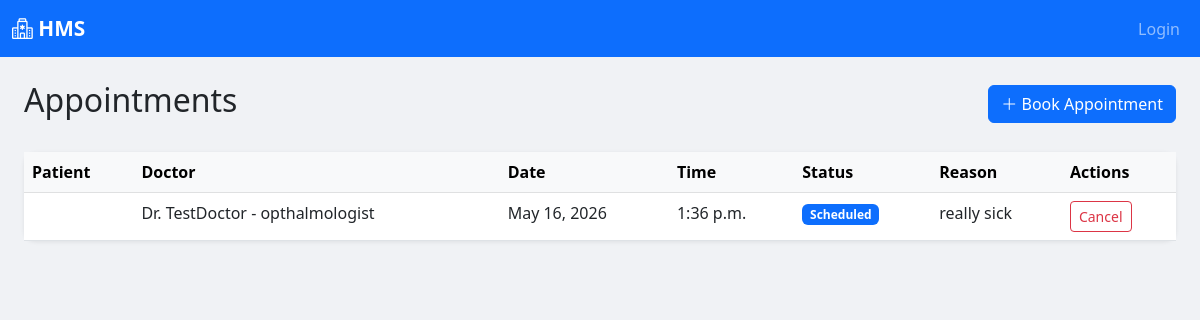
Page /appointments/ on the earlier database version.
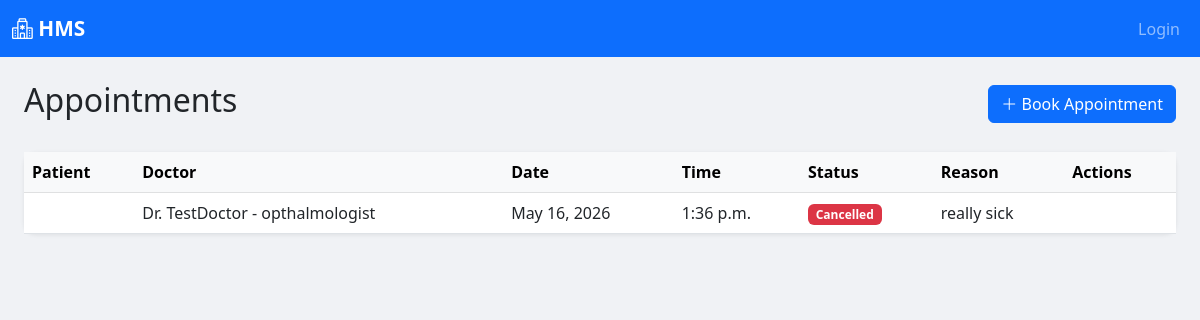
Same page on the later database version.
### appointments/models.py (models this page shows, shortened)
class Appointment(models.Model):
    STATUS_CHOICES = [
        ('scheduled', 'Scheduled'),
        ('completed', 'Completed'),
        ('cancelled', 'Cancelled'),
        ('no_show', 'No Show'),
    ]
    patients = models.ForeignKey(Patient, on_delete=models.CASCADE)
    doctor = models.ForeignKey(Doctor, on_delete=models.CASCADE)
    date = models.DateField()
    time = models.TimeField()
    status = models.CharField(max_length=20, choices=STATUS_CHOICES, default='scheduled')
    reason = models.TextField()
    notes = models.TextField(blank=True)
    created_at = models.DateTimeField(auto_now_add=True)
    class Meta:
        ordering = ['-date', '-time']

### doctors/models.py (models this page shows)
class Doctor(models.Model):
    SHIFT_CHOICES = [
        ('Morning', 'Morning (6am-2pm)'),
        ('Afternoon', 'Afternoon (2pm-10pm)'),
        ('Night', 'Night (10pm-6am)'),
    ]
    name = models.CharField(max_length=100)
    phone_number = models.CharField(max_length=15)
    email = models.EmailField(unique=True)
    license_number = models.CharField(max_length=50, unique=True)
    shift = models.CharField(max_length=20, choices=SHIFT_CHOICES)
    is_available = models.BooleanField(default=True)
    joined_date = models.DateField(auto_now_add=True)
    specialty = models.ForeignKey(
        Specialty,
        on_delete=models.SET_NULL,
        null=True
    )
    qualifications = models.ManyToManyField(Qualification)
    can_prescribe = models.ManyToManyField(Medication)
    def __str__(self):
        return f"{self.name} - {self.specialty}"

class Specialty(models.Model):
    name = models.CharField(max_length=100)
    def __str__(self):
        return self.name

### appointments/views.py (the view)
# urls.py: path('', views.appointment_list, name='appointment_list'),
def appointment_list(request):
    appointments = Appointment.objects.all().select_related('patients', 'doctor')
    return render(request, 'appointments/appointment_list.html', {'appointments': appointments})

### appointments/templates/appointments/appointment_list.html (shortened to what this page needs)
<!DOCTYPE html>
<html lang="en">
<head>
</head>
<body>{% extends 'base.html' %}
{% block content %}
<div class="d-flex justify-content-between align-items-center mb-4">
    <h2>Appointments</h2>
    <a href="/appointments/book/" class="btn btn-primary">
        <i class="bi bi-plus-lg"></i> Book Appointment
    </a>
</div>
<div class="card">
    <div class="card-body p-0">
        <table class="table table-hover mb-0">
            <thead class="table-light">
                <tr><th>Patient</th><th>Doctor</th><th>Date</th><th>Time</th><th>Status</th><th>Reason</th><th>Actions</th></tr>
            </thead>
            <tbody>
                {% for apt in appointments %}
                <tr>
                    <td>{{ apt.patient }}</td>
                    <td>Dr. {{ apt.doctor }}</td>
                    <td>{{ apt.date }}</td>
                    <td>{{ apt.time }}</td>
                    <td>
                        <span class="badge bg-{% if apt.status == 'scheduled' %}primary{% elif apt.status == 'completed' %}success{% elif apt.status == 'cancelled' %}danger{% else %}secondary{% endif %}">
                            {{ apt.get_status_display }}
                        </span>
                    </td>
                    <td>{{ apt.reason }}</td>
                    <td>
                        {% if apt.status == 'scheduled' %}
                            <a href="/appointments/{{ apt.pk }}/cancel/" class="btn btn-sm btn-outline-danger">Cancel</a>
                        {% endif %}
                    </td>
                </tr>
                {% empty %}
                <tr><td colspan="7" class="text-muted p-3">No appointments yet.</td></tr>
                {% endfor %}
            </tbody>
        </table>
    </div>
</div>
{% endblock %}

### templates/base.html (shortened to what this page needs)
<!DOCTYPE html>
<html lang="en">
<head>
    <link href="https://cdn.jsdelivr.net/npm/bootstrap@5.3.0/dist/css/bootstrap.min.css" rel="stylesheet">
    <link href="https://cdn.jsdelivr.net/npm/bootstrap-icons@1.10.0/font/bootstrap-icons.css" rel="stylesheet">
</head>
<body>
<nav class="navbar navbar-expand-lg navbar-dark bg-primary">
    <div class="container-fluid">
        <a class="navbar-brand" href="/dashboard/">
            <i class="bi bi-hospital"></i> HMS
        </a>
        <div class="collapse navbar-collapse" id="navbarNav">
            <ul class="navbar-nav ms-auto align-items-center">
                {% if user.is_authenticated %}
                    <li class="nav-item me-2">
                        <a class="nav-link" href="/notifications/">
                            <i class="bi bi-bell"></i> Notifications
                        </a>
                    </li>
                    <li class="nav-item">
                        <span class="nav-link text-white-50">
                            <i class="bi bi-person-circle"></i> {{ user.username }}
                        </span>
                    </li>
                    <li class="nav-item">
                        <form method="post" action="/logout/" class="d-inline">
                            {% csrf_token %}
                            <button type="submit" class="nav-link btn btn-link text-white p-0">
                             <i class="bi bi-box-arrow-right"></i> Logout
                            </button>
                        </form>
                    </li>
                {% else %}
                    <li class="nav-item">
                        <a class="nav-link" href="/login/">Login</a>
                    </li>
                {% endif %}
            </ul>
        </div>
    </div>
</nav>
<div class="container-fluid p-0">
    <div class="row g-0">
        <div class="col-md-{% if user.is_authenticated %}10{% else %}12{% endif %} main-content p-4">
            {% block content %}{% endblock %}
        </div>
    </div>
</div>
</body>
</html>

### templates/base.html (style rules this page uses)
.navbar-brand { font-weight: 700; font-size: 1.3rem; }
.main-content { background: #f0f2f5; min-height: calc(100vh - 56px); }
.card { border: none; border-radius: 12px; box-shadow: 0 1px 4px rgba(0,0,0,0.08); }

Differences in the rows shown:
changed Appointment "really sick": status "Scheduled" → "Cancelled"; no longer shows "Cancel"
